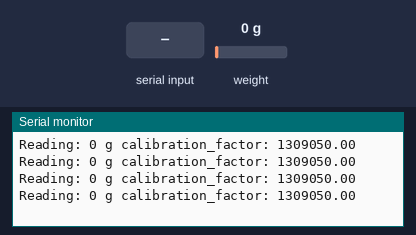
Bench run of a sketch on a simulated Arduino Uno, built with avr-gcc and run on an emulated ATmega328P. Shown: the last lines printed to the serial monitor. The test bench sets the inputs (shaded band); at power-on: weight on the scale 0 g.

Above: at 2.2 s.
2.3 s: "90,45\n" received over Serial
At 2.71 s:
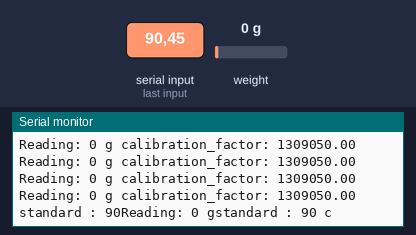
4.3 s: weight on the scale set to 100 g
At 4.32 s:
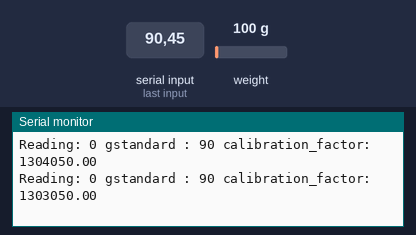
7.3 s: weight on the scale set to 1250 g
At 7.34 s:
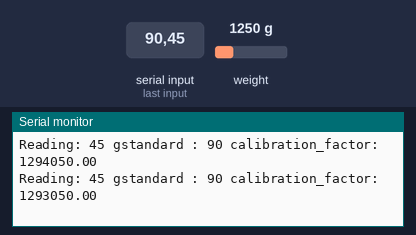
Timing chart, 0 to 10.3 s (numbered marks = the images above; inputs shaded):
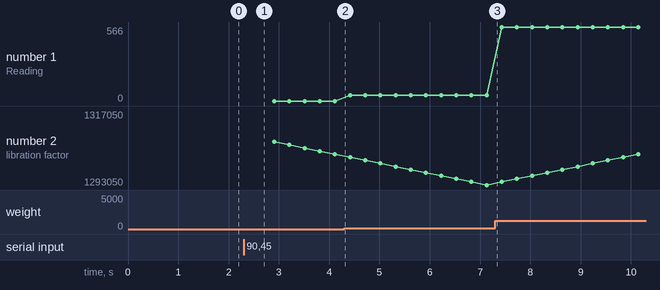

The sketch:

setting_factor.ino
```cpp
#include "HX711.h"
#define DOUT  3// 데이터핀을 3번핀으로 지정
#define CLK  2//클럭핀을 2번 핀으로 지정
HX711 scale(DOUT, CLK);//scale 객체 생성
float calibration_factor = 1309050; // 눈금의 비율(calibration_factor)의 초기값을 임의로 설정
void setup()
{
  Serial.begin(115200); // 아두이노 통신 속도 설정 115200bps
  scale.tare(); //현재 무게값을 0으로 맞춤
}

void loop()
{
  scale.set_scale(calibration_factor); // 임의로 설정한 calibration factor 값을 적용
  int weight = scale.get_units() * 453.592; ; // 로드 셀로 측정한 무게 값(단위 [lb])을 gram 단위로 변환
  Serial.print("Reading: ");
  delay(200);
  Serial.print(weight,1);
  Serial.print(" g");
  Serial.print(" calibration_factor: ");
  Serial.print(calibration_factor);
  Serial.println();
  if (Serial.available())
  {
    int standard = Serial.parseInt(); // 무게를 알고 있는 물체의 실제 무게
    Serial.print("standard : ");
    Serial.print(standard);

    while (standard != weight)// 로드셀로 측정한 무게(weight)와 실제 무게(standard)가 같을 때 까지 반복
    {
      scale.set_scale(calibration_factor);
      weight = scale.get_units() * 453.592;
      if (standard < weight)
        calibration_factor += 1000;//측정 무게가 실제 무게보다 클 때 calibration_factor값이 1000씩 증가
      if (standard > weight)
        calibration_factor -= 1000;//측정 무게가 실제 무게보다 작을 때 calibration_factor값이 1000씩 감소
      Serial.print("Reading: ");
      delay(200);
      Serial.print(weight,1);
      Serial.print(" g");
      Serial.print("standard : ");
      Serial.print(standard);
      Serial.print(" calibration_factor: ");
      Serial.print(calibration_factor);
      Serial.println();
    }
    Serial.print("calibration_factor 조정 완료");
    Serial.print(" calibration_factor: ");
    Serial.print(calibration_factor);
  }
}
```

Measured:
- after the input at 2.3 s, the serial monitor: prints a new line after 0.21 s (image 1)
- plotted number 1: 0 → 45 after the input at 4.3 s, 45 → 566 after the input at 7.3 s
- plotted number 2: 1303050 → 1293050 after the input at 4.3 s, 1293050 → 1317050 after the input at 7.3 s
